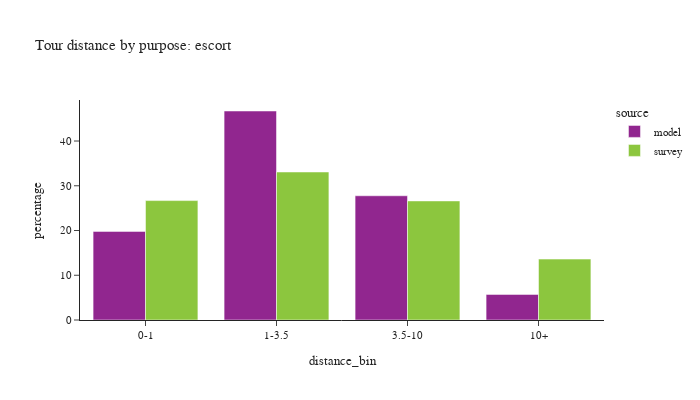

Write notebook code for a chart like this one.
### Code cell
plot_bins(tour, tour['pdpurp'] == 3, 'escort')

### Figure 1 — Plotly figure (JSON) as saved in the notebook; plotly's stock layout.template omitted (floating-point values rounded to 4 significant figures)
{"data": [{"alignmentgroup": "True", "customdata": [[161903], [381890], [226984], [46770]], "hovertemplate": "source=model<br>distance_bin=%{x}<br>percentage=%{y}<br>sample count=%{customdata[0]}<extra></extra>", "legendgroup": "model", "marker": {"color": "#91268F", "pattern": {"shape": ""}}, "name": "model", "offsetgroup": "model", "orientation": "v", "showlegend": true, "textposition": "auto", "type": "bar", "x": ["0-1", "1-3.5", "3.5-10", "10+"], "xaxis": "x", "y": [19.8, 46.71, 27.76, 5.721], "yaxis": "y"}, {"alignmentgroup": "True", "customdata": [[200], [314], [179], [81]], "hovertemplate": "source=survey<br>distance_bin=%{x}<br>percentage=%{y}<br>sample count=%{customdata[0]}<extra></extra>", "legendgroup": "survey", "marker": {"color": "#8CC63E", "pattern": {"shape": ""}}, "name": "survey", "offsetgroup": "survey", "orientation": "v", "showlegend": true, "textposition": "auto", "type": "bar", "x": ["0-1", "1-3.5", "3.5-10", "10+"], "xaxis": "x", "y": [26.69, 33.08, 26.61, 13.62], "yaxis": "y"}], "layout": {"barmode": "group", "font": {"size": 11}, "height": 400, "legend": {"title": {"text": "source"}, "tracegroupgap": 0}, "title": {"text": "Tour distance by purpose: escort"}, "width": 700, "xaxis": {"anchor": "y", "domain": [0.0, 1.0], "title": {"text": "distance_bin"}}, "yaxis": {"anchor": "x", "domain": [0.0, 1.0], "title": {"text": "percentage"}}}}
